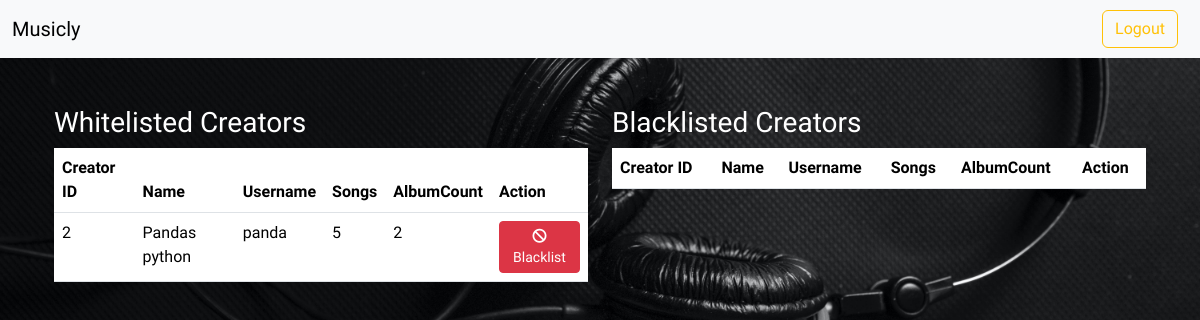
Page /adminHome/manageCreators (signed in) on the earlier database version.
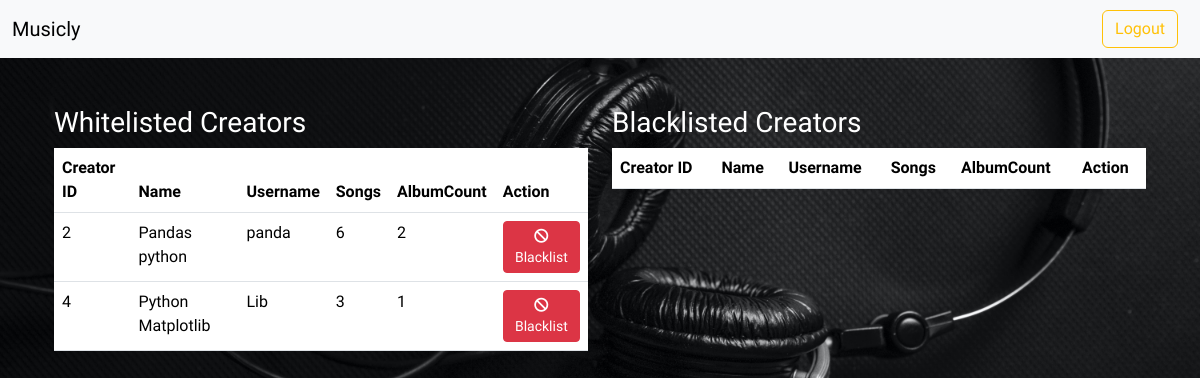
Same page on the later database version.
### models.py (models this page shows, shortened)
class User(UserMixin, db.Model):
    __tablename__ = 'User'
    id = db.Column(db.Integer, primary_key = True)
    username = db.Column(db.String(32), unique = True, nullable=False)
    passhash = db.Column(db.String(512), nullable = False)
    name = db.Column(db.String(32), nullable=True)
    email = db.Column(db.String(120), unique =True, nullable = False)
    role = db.Column(db.String(26), nullable = False, default='User')
    is_admin = db.Column(db.Boolean, nullable=False, default=False)
    status = db.Column(db.String(16), nullable=False, default="white")
    @property
    def password(self):
        raise AttributeError("Password is not a readable attribute")

### routes.py (the view)
@app.route('/adminHome/manageCreators')
@auth_required
@admin_auth_required
def manageCreators():
    creators = User.query.filter_by(role="creator").all()
    creators_data = (
        db.session.query(
            User.id,
            User.name,
            User.username,
            User.status,
            db.func.count(db.func.distinct(Songs.id)).label('totalSongs'),
            db.func.count(db.func.distinct(Album.id)).label('totalAlbums')
        ).filter(User.role == 'creator').outerjoin(Songs, User.id == Songs.CreatorId).outerjoin(Album, User.id == Album.CreatorId).group_by(User.id, User.name, User.username).all()
    )
    return render_template("manageCreator.html", user = User.query.get(session["user_id"]), creators = creators_data,  need = True)

### routes.py (called while the page is built)
def auth_required(func):
    @wraps(func)
    def inner(*args, **kwargs):
        if "user_id" not in session:
            flash("Login required.", 'danger')
            return redirect(url_for("login"))
        return func(*args, **kwargs)
    return inner

def admin_auth_required(func):
    @wraps(func)
    def inner(*args, **kwargs):
        user = User.query.get(session.get("user_id"))
        if user.role == "admin":
            return func(*args, **kwargs)
        else:
            flash("Logged out ! You are not an Admin.", "danger")
            return redirect(url_for("logout"))
    return inner

### templates/manageCreator.html (shortened to what this page needs)
{% extends 'layout.html' %}
{% block content %}
<div class="container mt-5">
    <div class="row mt-4">
      <div class="col-md-6">
        <h3>Whitelisted Creators</h3>
        <table class="table">
          <thead>
            <tr>
              <th>Creator ID</th>
              <th>Name</th>
              <th>Username</th>
              <th>Songs</th>
              <th>AlbumCount</th>
              <th>Action</th>
            </tr>
          </thead>
          <tbody>
            {% for creator in creators %}
            <tr>
                {% if creator[3] == "white" %}
                  <td>{{ creator[0] }}</td>
                  <td>{{ creator[1] }}</td>
                  <td>{{ creator[2] }}</td>
                  <td>{{ creator[4] }}</td>
                  <td>{{ creator[5] }}</td>
                  <td>
                    <form>
                      <button type="submit" class="btn btn-danger btn-sm"><i class="fas fa-ban"></i><a href="manageCreators/{{creator[0]}}/{{'black'}}"> Blacklist</a></button>
                    </form>
                  </td>
                  {% endif %}
                </tr>
                {% endfor %}
          </tbody>
        </table>
      </div>
      <div class="col-md-6">
        <h3>Blacklisted Creators</h3>
        <table class="table">
          <thead>
            <tr>
                <th>Creator ID</th>
                <th>Name</th>
                <th>Username</th>
                <th>Songs</th>
                <th>AlbumCount</th>
                <th>Action</th>
            </tr>
          </thead>
        </table>
      </div>
    </div>
  </div>
{% endblock %}

Differences in the rows shown:
computed for User "Pandas python": creator "5" → "6"
added User: id "4", name "Python Matplotlib", username "Lib", creator "3", creator "1"
